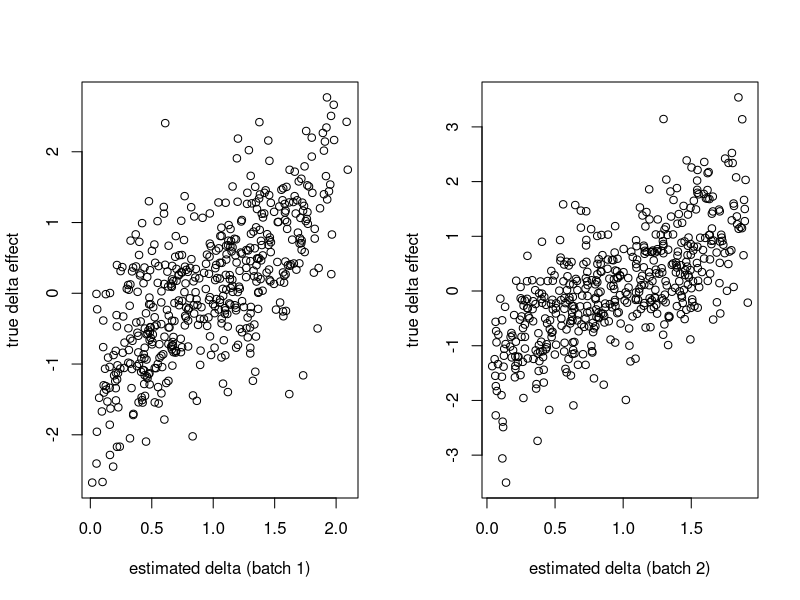
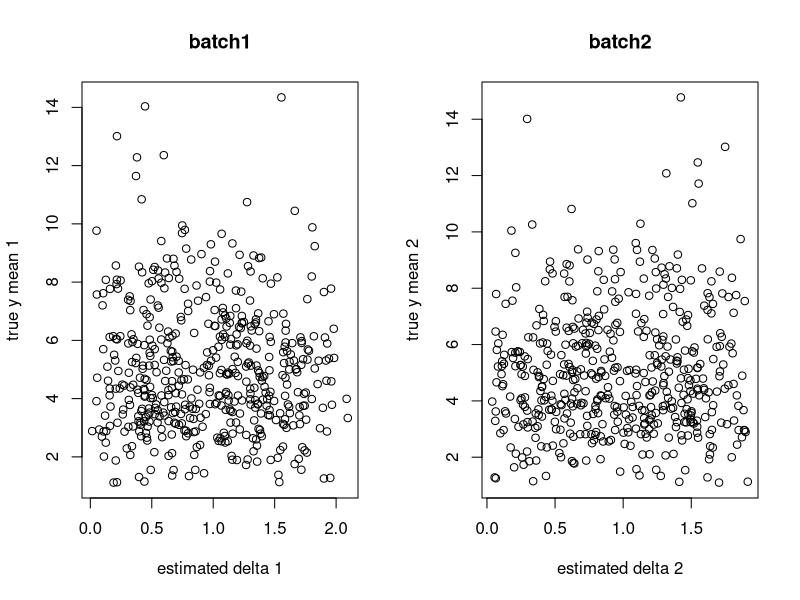
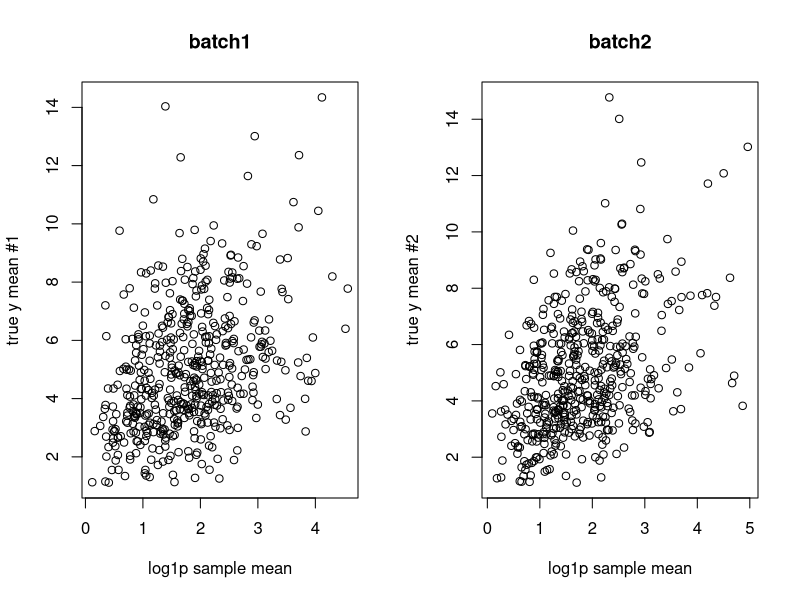
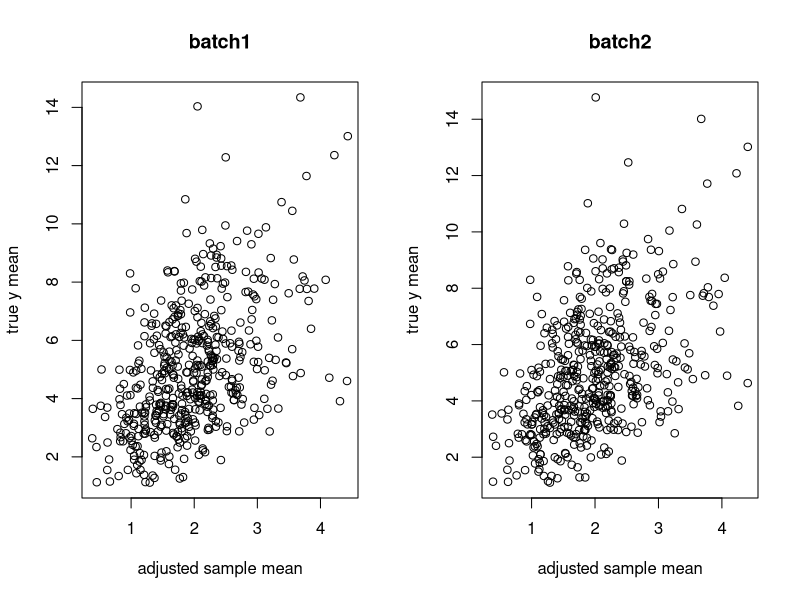
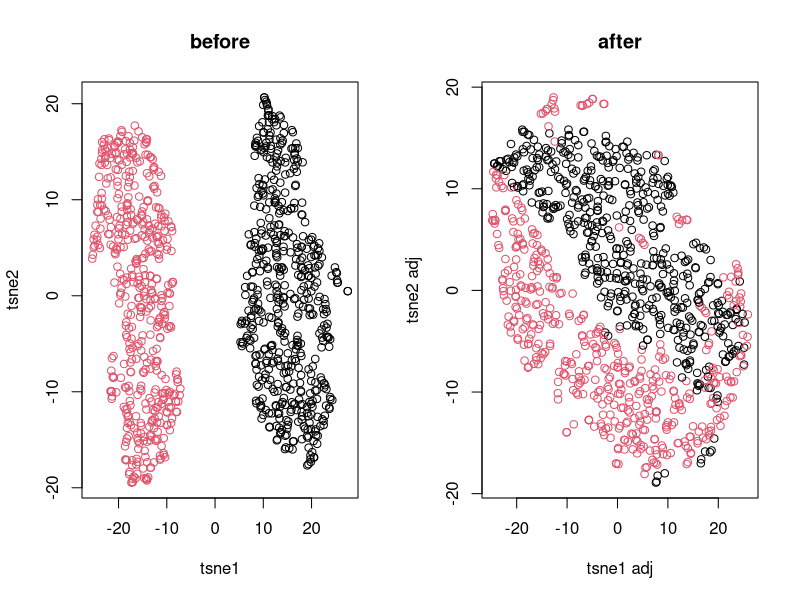

Reproduce these figures in R, in order.
## ---- chunk 1
set.seed(1331)

m <- 500 # genes
n <- 1000 # cells
nb <- 2 # batches

## 1. batch membership
X <- matrix(0, n, nb)
batch <- sample(nb, n, replace = TRUE)
for(b in 1:nb){
    X[batch == b, b] <- 1
}

## 2. batch effects
W.true <- matrix(rnorm(m*nb), m, nb)
ln.delta <- apply(W.true %*% t(X), 2, scale)

## 3. true effects
K <- 5
.beta <- matrix(rgamma(m * K, 1), m, K)
.theta <- matrix(rgamma(n * K, 1), n, K)
lambda.true <- .beta %*% t(.theta)

lambda <- lambda.true * exp(ln.delta)
yy <- apply(lambda, 2, function(l) sapply(l, rpois, n=1))
oo <- order(apply(t(.theta), 2, which.max))
## ---- chunk 2
## 1. project
K <- 5
R <- matrix(rnorm(m * K), K, m)
Q.raw <- R %*% yy # K x n
## ---- chunk 3
cor(t(Q.raw), X)
## ---- chunk 4
## 2. regress out
##
##  X theta = X inv(X'X) X' Y
##          = U D V' V inv(D^2) V' (U D V')' Y
##          = U inv(D) V' V D U' Y
##          = U U' Y

x.svd <- svd(X)
U <- x.svd$u
U.t <- t(x.svd$u)

Q.t <- t(Q.raw)
Q.t <- Q.t - U %*% U.t %*% Q.t
Q <- t(Q.t)
## ---- chunk 5
cor(Q.t, X)
## ---- chunk 6
q.svd <- svd(Q)

## 3. sorting
B <- (sign(q.svd$v) + 1)/2
ss <- apply(sweep(B, 2, 2^(seq(0,K-1)), `*`), 1, sum) + 1
## ---- chunk 7
feat.dn <- apply(Q, 2, function(x) x / sqrt(sum(x^2)))
knn <- 3
d <- nrow(feat.dn)

library(RcppAnnoy)
## a. construct dictionary for each batch
dict.list <- lapply(sort(unique(batch)),
                    function(b) { new(AnnoyAngular, d) })

for(j in 1:length(batch)){
    b <- batch[j]
    dict.list[[b]]$addItem(j, feat.dn[,j])
}

for(dd in dict.list){
    dd$build(50)
}

## b. a simplified routine to retrieve and estimate counterfactual y
.counterfactual <- function(j){
    v <- feat.dn[,j]

    nn <- c()
    dd <- c()

    for(k in 1:nb){
        if(k == batch[j]) next
        .nn <- dict.list[[k]]$getNNsByVector(v, knn)
        .dd <- apply(feat.dn[, .nn], 2, function(u) sum((u - v)^2))
        nn <- c(nn, .nn)
        dd <- c(dd, .dd)
    }

    w <- exp(-(dd - max(dd)))
    w <- w/sum(w)

    yy[, nn, drop = FALSE] %*% matrix(w, ncol=1)
}
## ---- chunk 8
ngene <- nrow(yy)
nbatch <- ncol(X)
nsample <- max(ss)

.delta.db <- matrix(1, ngene, nbatch)       # gene x batch effects
.delta.num.db <- matrix(0, ngene, nbatch)    # gene x batch numerators
.delta.denom.db <- matrix(0, ngene, nbatch)  # gene x batch denominators

.prob.bs <- matrix(0, nbatch, nsample)      # batch x sample probabilities
.size.bs <- matrix(0, nbatch, nsample)      # batch x sample freq
.ybar.ds <- matrix(0, ngene, nsample)       # gene x sample observed average
.zbar.ds <- matrix(0, ngene, nsample)       # gene x sample imputed average
.mu.ds <- matrix(1, ngene, nsample)         # gene x sample adjusted average

## Precalculate some statistics
for(s in 1:nsample){
    if(sum(ss == s) < 1) next

    .yy <- yy[, ss == s, drop = FALSE]
    .zz <- do.call(cbind, lapply(which(ss == s), .counterfactual))

    .ybar.ds[,s] <- apply(.yy, 1, mean)
    .zbar.ds[,s] <- apply(.zz, 1, mean)
    .prob.bs[,s] <- colMeans(X[ss == s, ])
    .size.bs[,s] <- colSums(X[ss == s, ])

    .y.dsb <- yy[, ss == s, drop = FALSE] %*% X[ss == s, , drop = FALSE]
    .delta.num.db <- .delta.num.db + .y.dsb
}

.gamma.ds <- matrix(1, ngene, nsample)

for(iter in 1:100){
    .mu.ds <- (.ybar.ds + .zbar.ds) / (.delta.db %*% .prob.bs + .gamma.ds + 1e-8)
    .gamma.ds <- .zbar.ds / (.mu.ds + 1e-8)
    .delta.db <- .delta.num.db / (.mu.ds %*% t(.size.bs) + 1e-8)
}
## ---- chunk 9
par(mfrow=c(1,2))
plot(.delta.db[,1], W.true[,1],
     xlab="estimated delta (batch 1)",
     ylab="true delta effect")
plot(.delta.db[,2], W.true[,2],
     xlab="estimated delta (batch 2)",
     ylab="true delta effect")
## ---- chunk 10
par(mfrow=c(1,2))
y.true <- sweep(lambda.true %*% X, 2, colSums(X), `/`)
plot(.delta.db[,1], y.true[,1], xlab="estimated delta 1", ylab="true y mean 1", main = "batch1")
plot(.delta.db[,2], y.true[,2], xlab="estimated delta 2", ylab="true y mean 2", main = "batch2")
## ---- chunk 11
ybar <- sweep(yy %*% X, 2, colSums(X), `/`)
par(mfrow=c(1,2))
plot(log1p(ybar[,1]), y.true[,1], xlab="log1p sample mean", ylab="true y mean #1", main = "batch1")
plot(log1p(ybar[,2]), y.true[,2], xlab="log1p sample mean", ylab="true y mean #2", main = "batch2")
## ---- chunk 12
ybar.adj <- sweep((yy / .delta.db[, batch]) %*% X, 2, colSums(X), `/`)
par(mfrow=c(1,2))
plot(log1p(ybar.adj[,1]), y.true[,1], xlab="adjusted sample mean", ylab="true y mean", main = "batch1")
plot(log1p(ybar.adj[,2]), y.true[,2], xlab="adjusted sample mean", ylab="true y mean", main = "batch2")
## ---- chunk 13
par(mfrow=c(1,2))
.tsne <- Rtsne::Rtsne(log(1 + t(yy)), num_threads=4)$Y
plot(.tsne[,1], .tsne[,2], xlab = "tsne1", ylab = "tsne2", col = batch, main = "before")
.tsne <- Rtsne::Rtsne(log(1 + t(yy/.delta.db[,batch])), num_threads=4)$Y
plot(.tsne[,1], .tsne[,2], xlab = "tsne1 adj", ylab = "tsne2 adj", col = batch, main = "after")
